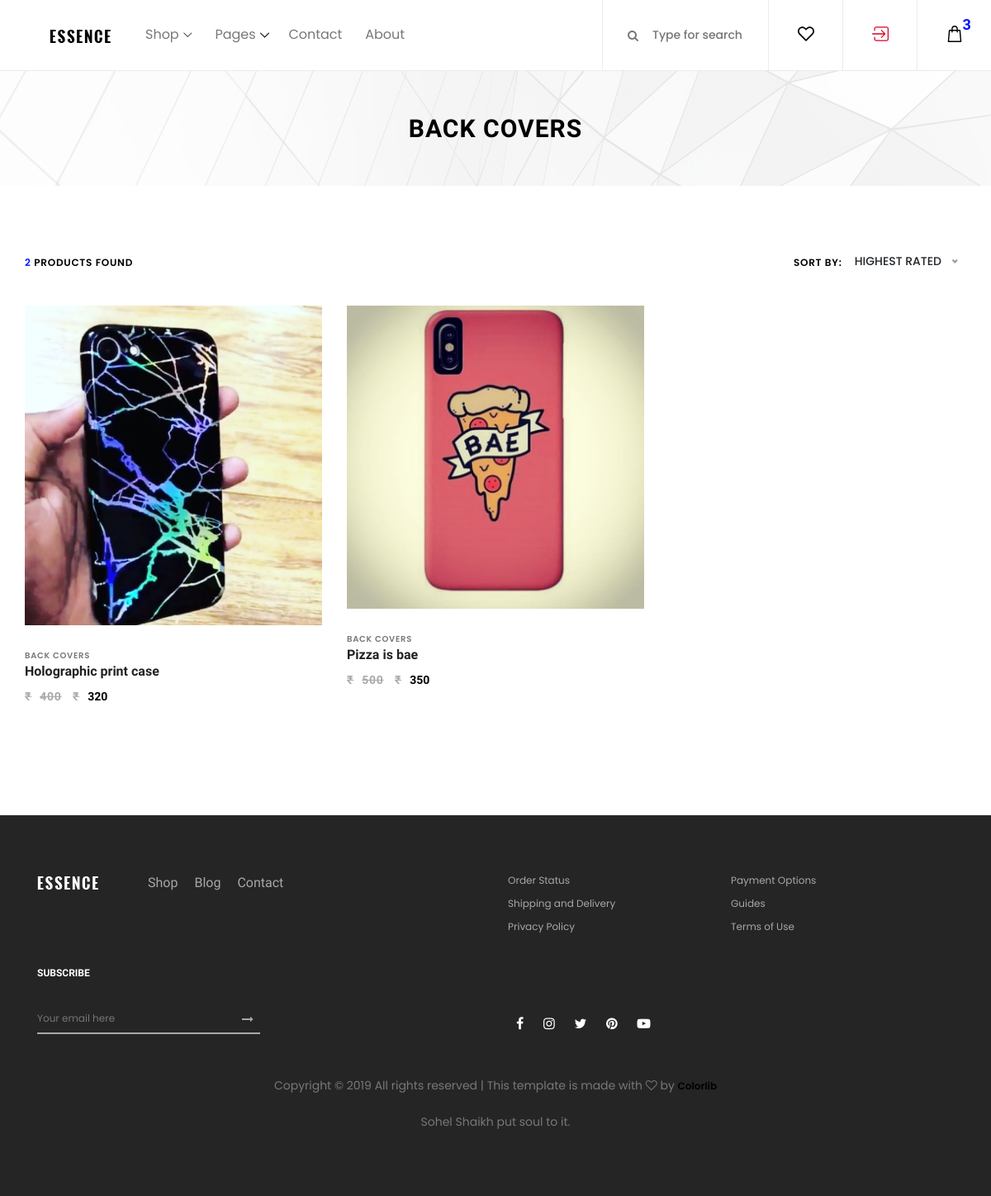
The page /products/category/1 on the database its author committed.
### products/models.py (models this page shows, shortened)
class Category(models.Model):
    category = models.CharField(max_length=100, unique=True)
    photo_main_1 = models.ImageField(upload_to='photos/%Y/%m/%d/', blank=True)
    has_img = models.BooleanField(default=False)
    class Meta:
        verbose_name_plural = "categories"
    def __str__(self):
        return self.category

class Product(models.Model):
    category = models.ForeignKey(Category, on_delete=models.DO_NOTHING)
    title = models.CharField(max_length=200)
    product_code = models.CharField(max_length=20)
    description = models.TextField(blank=True)
    tags = models.TextField(blank=True)
    feature_1 = models.CharField(max_length=400, blank=True)
    feature_2 = models.CharField(max_length=400, blank=True)
    feature_3 = models.CharField(max_length=400, blank=True)
    MRP = models.IntegerField()
    actual_price = models.IntegerField()
    delivery_charge = models.IntegerField()
    Warranty_info = models.CharField(max_length=200)
    photo_main_1 = models.ImageField(upload_to='photos/%Y/%m/%d/')
    photo_main_2 = models.ImageField(upload_to='photos/%Y/%m/%d/')
    photo_one = models.ImageField(upload_to='photos/%Y/%m/%d/', blank=True)
    photo_2 = models.ImageField(upload_to='photos/%Y/%m/%d/', blank=True)
    photo_3 = models.ImageField(upload_to='photos/%Y/%m/%d/', blank=True)
    photo_4 = models.ImageField(upload_to='photos/%Y/%m/%d/', blank=True)
    is_published = models.BooleanField(default=True)
    list_date = models.DateTimeField(default=datetime.now, blank=True)

### products/views.py (the view)
# urls.py: path('category/<int:category_id>', views.cat_wise, name='cat_wise'),
def cat_wise(request, category_id):
    cat = get_object_or_404(Category, pk=category_id)
    products = Product.objects.order_by('-list_date').filter(category=category_id)
    count = len(products)
    context = {
        'cat' : cat,
        'products' : products,
        'len' : count
    }
    return render(request, 'products/cat_wise.html', context)

### templates/products/cat_wise.html (shortened to what this page needs)
{% extends 'base.html' %}
{% load static %}
{% load humanize %}
{% block content %}
    <div class="breadcumb_area bg-img" style="background-image: url({% static 'img/bg-img/breadcumb.jpg' %});">
        <div class="container h-100">
            <div class="row h-100 align-items-center">
                <div class="col-12">
                    <div class="page-title text-center">
                        <h2>{{cat.category}}</h2>
                    </div>
                </div>
            </div>
        </div>
    </div>
    <section class="shop_grid_area section-padding-80">
        <div class="container">
            <div class="row">
                <div class="col-12 col-md-4 col-lg-3">
                </div>
                <div class="align-items-center">
                    <div class="shop_grid_product_area">
                        <div class="row">
                            <div class="col-12">
                                <div class="product-topbar d-flex align-items-center justify-content-between">
                                    <div class="total-products">
                                        <p><span>{{len}}</span> products found</p>
                                    </div>
                                    {% if products %}
                                        <div class="product-sorting d-flex">
                                        <p>Sort by:</p>
                                        <form action="#" method="get">
                                        </form>
                                    </div>
                                    {% endif %}
                                </div>
                            </div>
                        </div>
                        <div class="row">
                            {% if products %}
                                {% for p in products %}
                                    <div class="col-12 col-sm-6 col-lg-4">
                                        <div class="single-product-wrapper">
                                            <div class="product-img">
                                                <img src="{{ p.photo_main_1.url }}" alt="">
                                            </div>
                                            <div class="product-description">
                                                <span>{{ p.category }}</span>
                                                <a href="{% url 'product' p.id %}">
                                                    <h6>{{ p.title }}</h6>
                                                </a>
                                                <p class="product-price"><span class="old-price"><span>&#8377;</span>{{ p.MRP | intcomma }}</span>
                                                     <span>&#8377;</span>{{ p.actual_price | intcomma }}</p>
                                            </div>
                                        </div>
                                    </div>
                                {% endfor %}
                            {% else %}
                                <div class="col-md-12">
                                    <p>
                                        No products available :(
                                    </p>
                                </div>
                            {% endif %}
                        </div>
                    </div>
                </div>
            </div>
        </div>
    </section>
{% endblock %}

### ghost/static/css/core-style.css (style rules this page uses)
* { margin: 0; padding: 0; }
body { font-family: "Poppins", sans-serif; font-size: 14px; background-color: #ffffff; margin-top: 85px; }
h1, h2, h3, h4, h5, h6 { color: #000000; line-height: 1.3; font-weight: 700; font-family: "Ubuntu", sans-serif; }
p { color: #787878; font-size: 14px; line-height: 2; font-weight: 400; }
a { -webkit-transition: all 500ms ease 0s; transition: all 500ms ease 0s; text-decoration: none; outline: 0 solid transparent; color: #000000; font-weight: 600; font-size: 12px; }
img { height: auto; max-width: 100%; }
.section-padding-80 { padding-top: 80px; padding-bottom: 80px; }
.bg-img { background-position: center center; background-size: cover; background-repeat: no-repeat; }
.single-product-wrapper { position: relative; z-index: 1; margin-bottom: 50px; overflow: hidden; background-color: #ffffff; }
.single-product-wrapper .product-img { position: relative; z-index: 1; overflow: hidden; }
.single-product-wrapper .product-img img { width: 100%; -webkit-transition-duration: 500ms; transition-duration: 500ms; }
.single-product-wrapper .product-description { position: relative; z-index: 1; padding-top: 25px; }
.single-product-wrapper .product-description span { font-size: 10px; text-transform: uppercase; color: #787878; margin-bottom: 15px; letter-spacing: 0.75px; font-weight: 600; }
.single-product-wrapper .product-description h6 { color: #222222; margin-bottom: 5px; }
.single-product-wrapper .product-description p { margin-bottom: 0; font-size: 14px; font-family: "Ubuntu", sans-serif; font-weight: 700; color: #000000; }
.single-product-wrapper .product-description p span { font-size: 14px; font-family: "Ubuntu", sans-serif; font-weight: 700; color: #aaaaaa; margin-right: 10px; text-decoration: line-through; }
.breadcumb_area { position: relative; z-index: 1; width: 100%; height: 140px; }
.breadcumb_area:after { background-color: rgba(255, 255, 255, 0.9); position: absolute; width: 100%; height: 100%; left: 0; top: 0; z-index: -5; content: ''; }
.breadcumb_area .page-title h2 { font-size: 30px; text-transform: uppercase; font-weight: 700; font-family: "Ubuntu", sans-serif; letter-spacing: 1px; margin-bottom: 0; }
.product-topbar { position: relative; z-index: 100; margin-bottom: 40px; }
.product-topbar .total-products p { margin-bottom: 0; font-size: 12px; font-weight: 600; color: #000000; text-transform: uppercase; letter-spacing: 0.75px; }
.product-topbar .total-products p span { color: #0315ff; }
.product-topbar .product-sorting p { margin-bottom: 0; font-size: 12px; font-weight: 600; color: #000000; text-transform: uppercase; letter-spacing: 0.75px; margin-right: 15px; }

### rows shown on the page
Category: category "BACK COVERS"
Product: photo_main_1 (picture), category "BACK COVERS", title "Holographic print case", MRP "400", actual_price "320"
Product: photo_main_1 (picture), category "BACK COVERS", title "Pizza is bae", MRP "500", actual_price "350"

### other values the page prints
{{ len }} "2"
